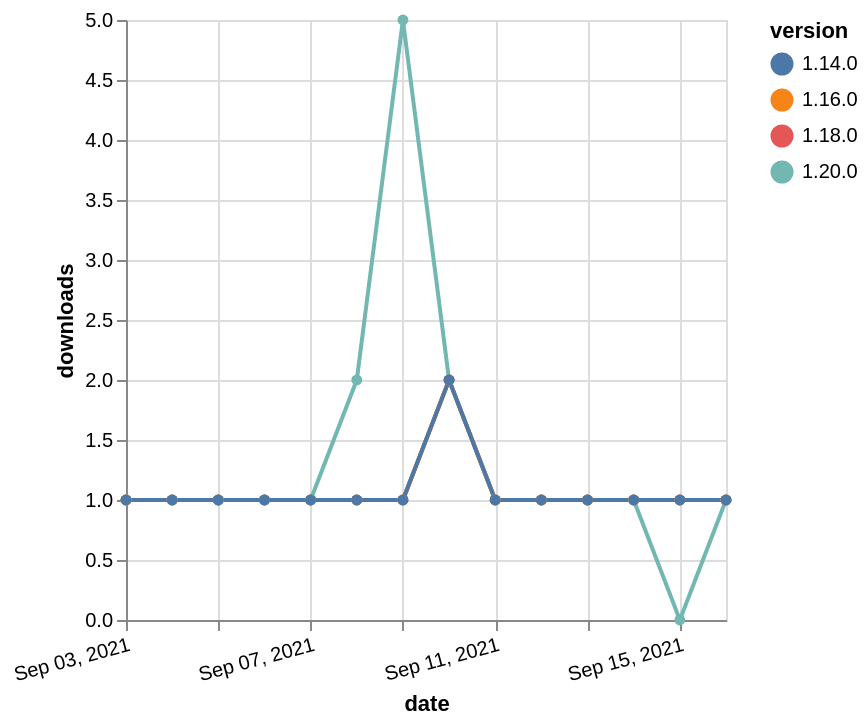

This figure's Vega-Lite source:
### Vega-Lite specification from a JSON file in a GitHub repository (floating-point values rounded to 4 significant figures)
{"$schema": "https://vega.github.io/schema/vega-lite/v5.json", "description": "A simple bar chart with embedded data.", "data": {"values": [{"date": "2021-09-03", "total": 182, "delta": 1, "version": "1.18.0"}, {"date": "2021-09-04", "total": 183, "delta": 1, "version": "1.18.0"}, {"date": "2021-09-05", "total": 184, "delta": 1, "version": "1.18.0"}, {"date": "2021-09-06", "total": 185, "delta": 1, "version": "1.18.0"}, {"date": "2021-09-07", "total": 186, "delta": 1, "version": "1.18.0"}, {"date": "2021-09-08", "total": 187, "delta": 1, "version": "1.18.0"}, {"date": "2021-09-09", "total": 188, "delta": 1, "version": "1.18.0"}, {"date": "2021-09-10", "total": 190, "delta": 2, "version": "1.18.0"}, {"date": "2021-09-11", "total": 191, "delta": 1, "version": "1.18.0"}, {"date": "2021-09-12", "total": 192, "delta": 1, "version": "1.18.0"}, {"date": "2021-09-13", "total": 193, "delta": 1, "version": "1.18.0"}, {"date": "2021-09-14", "total": 194, "delta": 1, "version": "1.18.0"}, {"date": "2021-09-15", "total": 195, "delta": 1, "version": "1.18.0"}, {"date": "2021-09-16", "total": 196, "delta": 1, "version": "1.18.0"}, {"date": "2021-09-03", "total": 168, "delta": 1, "version": "1.20.0"}, {"date": "2021-09-04", "total": 169, "delta": 1, "version": "1.20.0"}, {"date": "2021-09-05", "total": 170, "delta": 1, "version": "1.20.0"}, {"date": "2021-09-06", "total": 171, "delta": 1, "version": "1.20.0"}, {"date": "2021-09-07", "total": 172, "delta": 1, "version": "1.20.0"}, {"date": "2021-09-08", "total": 174, "delta": 2, "version": "1.20.0"}, {"date": "2021-09-09", "total": 179, "delta": 5, "version": "1.20.0"}, {"date": "2021-09-10", "total": 181, "delta": 2, "version": "1.20.0"}, {"date": "2021-09-11", "total": 182, "delta": 1, "version": "1.20.0"}, {"date": "2021-09-12", "total": 183, "delta": 1, "version": "1.20.0"}, {"date": "2021-09-13", "total": 184, "delta": 1, "version": "1.20.0"}, {"date": "2021-09-14", "total": 185, "delta": 1, "version": "1.20.0"}, {"date": "2021-09-15", "total": 185, "delta": 0, "version": "1.20.0"}, {"date": "2021-09-16", "total": 186, "delta": 1, "version": "1.20.0"}, {"date": "2021-09-03", "total": 185, "delta": 1, "version": "1.16.0"}, {"date": "2021-09-04", "total": 186, "delta": 1, "version": "1.16.0"}, {"date": "2021-09-05", "total": 187, "delta": 1, "version": "1.16.0"}, {"date": "2021-09-06", "total": 188, "delta": 1, "version": "1.16.0"}, {"date": "2021-09-07", "total": 189, "delta": 1, "version": "1.16.0"}, {"date": "2021-09-08", "total": 190, "delta": 1, "version": "1.16.0"}, {"date": "2021-09-09", "total": 191, "delta": 1, "version": "1.16.0"}, {"date": "2021-09-10", "total": 193, "delta": 2, "version": "1.16.0"}, {"date": "2021-09-11", "total": 194, "delta": 1, "version": "1.16.0"}, {"date": "2021-09-12", "total": 195, "delta": 1, "version": "1.16.0"}, {"date": "2021-09-13", "total": 196, "delta": 1, "version": "1.16.0"}, {"date": "2021-09-14", "total": 197, "delta": 1, "version": "1.16.0"}, {"date": "2021-09-15", "total": 198, "delta": 1, "version": "1.16.0"}, {"date": "2021-09-16", "total": 199, "delta": 1, "version": "1.16.0"}, {"date": "2021-09-03", "total": 255, "delta": 1, "version": "1.14.0"}, {"date": "2021-09-04", "total": 256, "delta": 1, "version": "1.14.0"}, {"date": "2021-09-05", "total": 257, "delta": 1, "version": "1.14.0"}, {"date": "2021-09-06", "total": 258, "delta": 1, "version": "1.14.0"}, {"date": "2021-09-07", "total": 259, "delta": 1, "version": "1.14.0"}, {"date": "2021-09-08", "total": 260, "delta": 1, "version": "1.14.0"}, {"date": "2021-09-09", "total": 261, "delta": 1, "version": "1.14.0"}, {"date": "2021-09-10", "total": 263, "delta": 2, "version": "1.14.0"}, {"date": "2021-09-11", "total": 264, "delta": 1, "version": "1.14.0"}, {"date": "2021-09-12", "total": 265, "delta": 1, "version": "1.14.0"}, {"date": "2021-09-13", "total": 266, "delta": 1, "version": "1.14.0"}, {"date": "2021-09-14", "total": 267, "delta": 1, "version": "1.14.0"}, {"date": "2021-09-15", "total": 268, "delta": 1, "version": "1.14.0"}, {"date": "2021-09-16", "total": 269, "delta": 1, "version": "1.14.0"}]}, "width": "container", "mark": {"type": "line", "point": {"filled": true}}, "encoding": {"x": {"field": "date", "type": "temporal", "timeUnit": "yearmonthdate", "title": "date", "axis": {"labelAngle": -15}}, "y": {"field": "delta", "type": "quantitative", "title": "downloads"}, "color": {"field": "version", "type": "nominal"}, "tooltip": {"field": "delta"}}}
